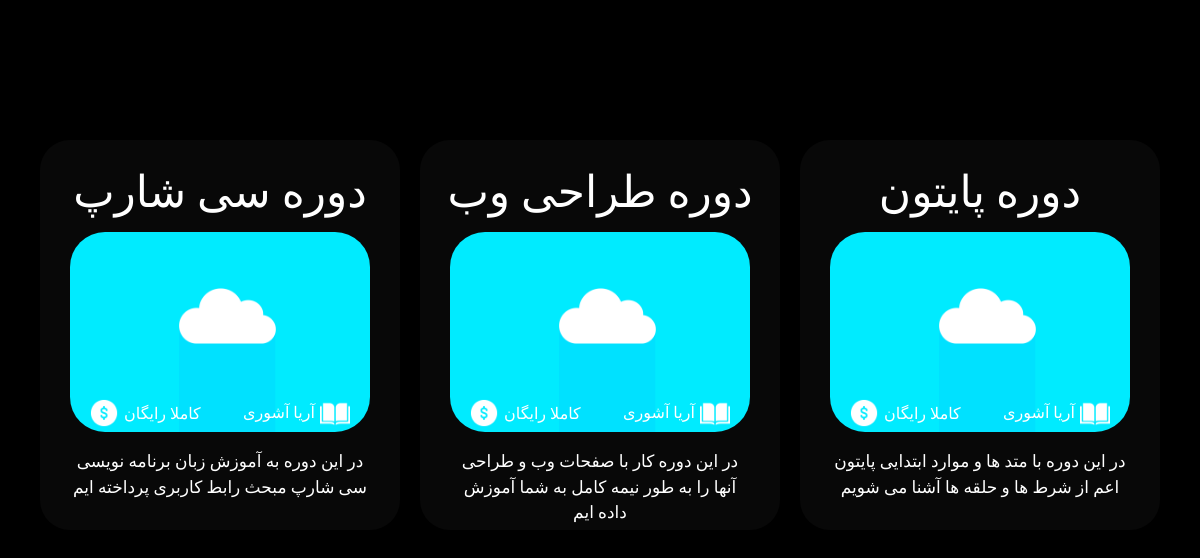
The app's page /courses/, older data.
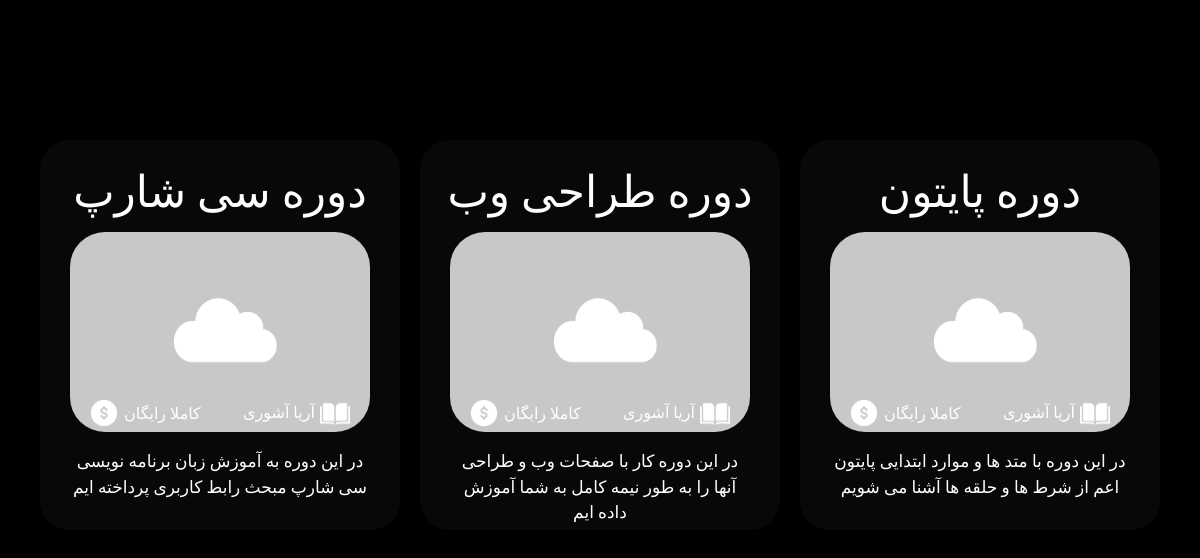
The same page, newer data.
### Branch/models.py (models this page shows, shortened)
class Course(models.Model):
	status =  (
		("d", "Draft"),
		("p", "Publish")
	)
	title = models.CharField(max_length = 20)
	sitle = models.CharField(max_length = 20, unique = True, null = True)
	slug = models.SlugField(max_length = 20, unique = True, null = True)
	teacher = models.CharField(max_length = 30, null = True)
	price = models.CharField(max_length = 20, null = True)
	preamble = models.CharField(max_length = 90, null = True)
	Date = models.CharField(max_length = 20, null = True)
	Topic = models.CharField(max_length = 20, null = True)
	thumbnail = models.ImageField(null=True, upload_to = "Images")
	Video = models.CharField(max_length = 100, null = True)
	publish = models.DateTimeField(default = timezone.now)
	created = models.DateTimeField(auto_now_add = True)
	created = models.DateTimeField(auto_now = True)
	status = models.CharField(max_length = 1, choices = status)

### Branch/views.py (the view)
# urls.py: path('courses/', courses, name="courses"),
def courses(request):
	context = {"Courses" : Course.objects.filter(status = "p").order_by("-publish")}
	return render(request, "courses.html", context)

### Branch/templates/courses.html (shortened to what this page needs)
{% load static %}
<!DOCTYPE>
<html>
	<head>
        <link href="https://cdn.jsdelivr.net/npm/bootstrap@5.1.3/dist/css/bootstrap.min.css" rel="stylesheet">
        <link href="https://unpkg.com/aos@2.3.1/dist/aos.css" rel="stylesheet">
		<link rel="stylesheet" href="{% static 'css/articles.css' %}">
	</head>
	<Body style="overflow-x: hidden; background-color:Black; width:100%; !important;">
        <div data-aos="fade-up" data-aos-duration="1000" class="container" style="margin-top:120px;">
            <div class="row">
            {% for Course in Courses %}
                    <div class="col-12 col-md-4" id="base_of_advan">
                        <p style="color:white; font-size:44px; margin-top:20px; text-align:center; font-family:Aviny;">{{Course.title}}</p>
                        <div class="container" style="justify-content:center; display:flex;">
                            {% if user.is_authenticated %}
                                <a style="text-decoration:none;" href="/course/{{Course.slug}}"><img src="{{Course.thumbnail.url}}" style="width:300px; margin:-10px auto; height:200px; border-radius:35px;">
                                <img style="width:30px; height:30px; margin-top:-23px; margin-left:250px;" src="{% static 'img/Article icon/Teacher.png' %}">
                                <img style="width:28px; height:28px; margin-top:-30px; margin-left:20px;" src="{% static 'img/Article icon/Price.png' %}"></a>
                            {% else %}
                                <a style="text-decoration:none;" href="/course/{{Course.slug}}"><img src="{{Course.thumbnail.url}}" style="width:300px; margin:-10px auto; height:200px; border-radius:35px;">
                                <img style="width:30px; height:30px; margin-top:-23px; margin-left:250px;" src="{% static 'img/Article icon/Teacher.png' %}">
                                <img style="width:28px; height:28px; margin-top:-30px; margin-left:20px;" src="{% static 'img/Article icon/Price.png' %}"></a>
                            {% endif %}
                        </div>
                        <p style="color:white; font-family:Vazir; font-size:16px; margin-top:-28px; margin-left:191px">{{Course.teacher}}</p>
                        <p style="color:white; font-family:Vazir; font-size:16px; margin-top:-39px; margin-left:72px">{{Course.price}}</p>
                        <div style="margin:23px auto; font-weight:100; text-align:center; background-color:none; height:80px; width:300px; font-family:Vazir; font-size:17px; color:white;">{{Course.preamble}}</div>
                    </div>
            {% endfor %}
            </div>
        </div>
        <div style="background-color:none; height:120px;"></div>
	</Body>
</html>

Row changes from the older to the newer data that the page shows:
changed Course "دوره سی شارپ": thumbnail: a different picture
changed Course "دوره طراحی وب": thumbnail: a different picture
changed Course "دوره پایتون": thumbnail: a different picture
